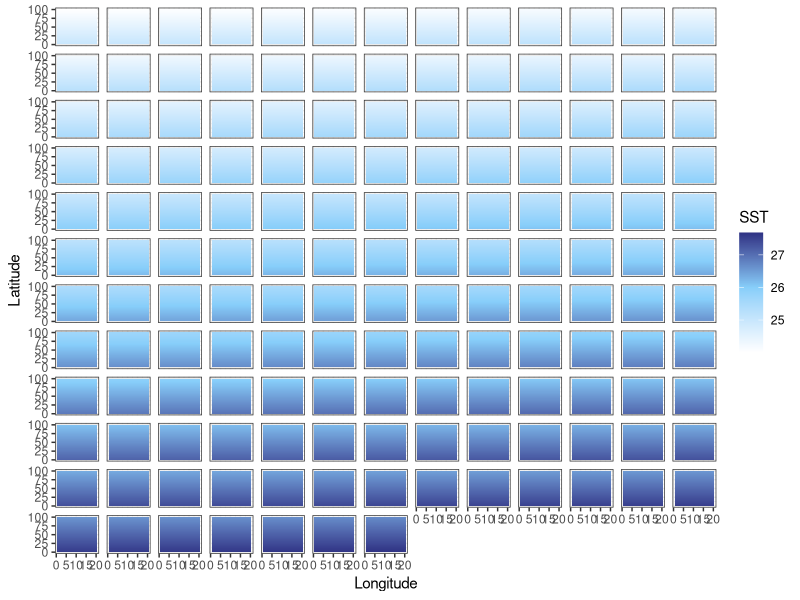
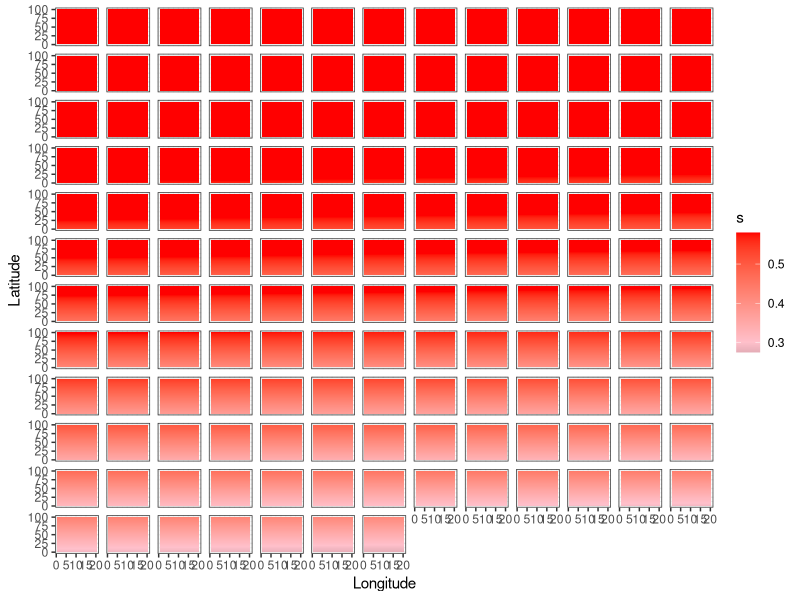
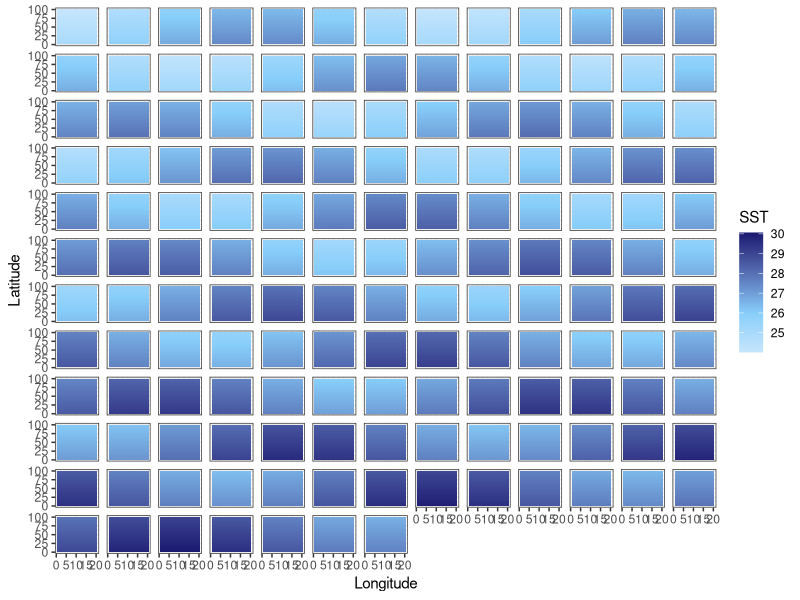
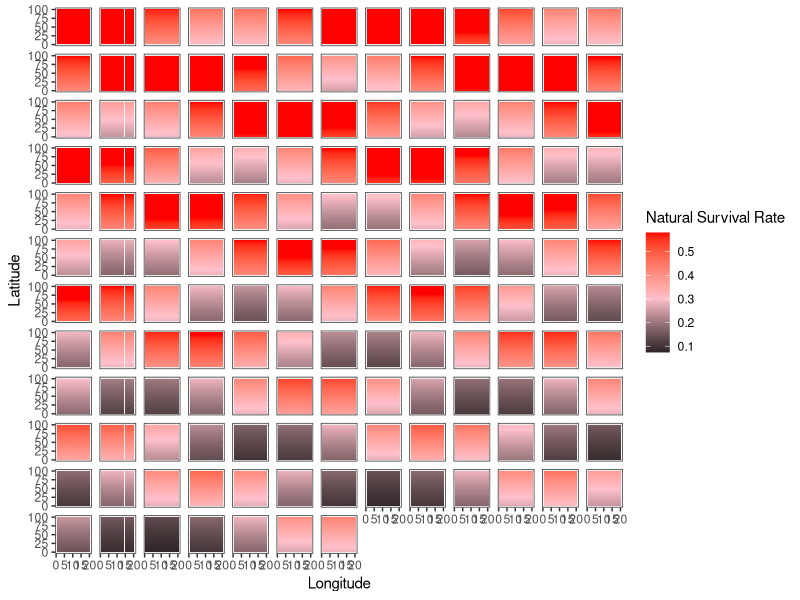
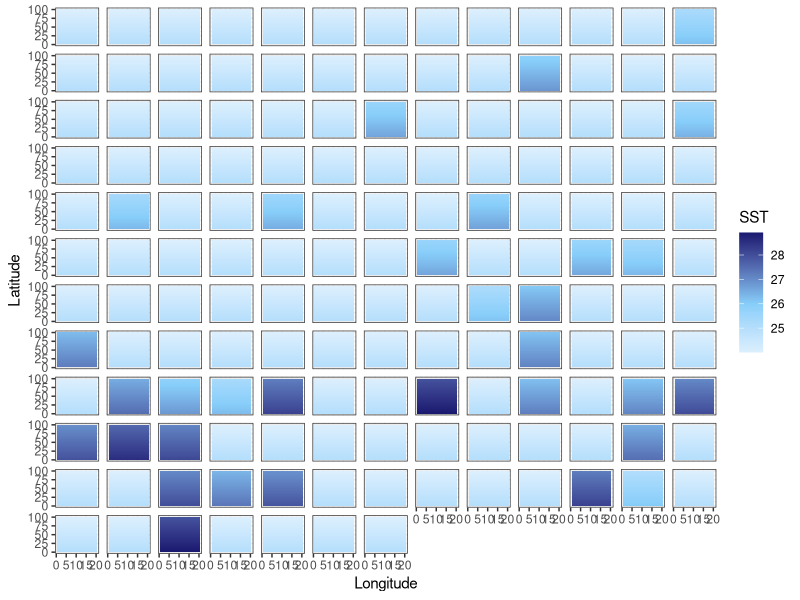

Here is the R script that generated these plots, in order: (Note: a time limit stopped this script after it produced the figures.)
library(tidyverse)
library(here)

addTaskCallback(function(...) {set.seed(42);TRUE})
options(warn=-1)

years = 150
NS.patches = 100
EW.patches = 20
opt.temp = 22

calc_temp_mortality <- function(SST, opt.temp, temp.range, s) {
  nat.m = array(0, c(nrow(SST), ncol(SST)))
  m = 1 - exp((-(SST[,] - opt.temp)^2)/(temp.range^2)) # temperature based mortality function from Walsworth et al.
  m = 1 - m
  nat.m = ifelse(m > s, s, m)
  return(nat.m)
}

# 0.5272924 26
# 0.3678794 27
# 0.2369278 28
# 0.1408584 29
# 0.0773    30
# 0.0391639 31
# 0.0183156 32



### UNCOMMENT FOR CONSTANT MEAN SHIFT SST
SST.patches.mean <- array(0, c(NS.patches, EW.patches, years))
start_SST = (opt.temp + 2) + NS.patches*0.01

for (i in 1:years) {
  SST = start_SST
  for (lat in 1:NS.patches) {
    SST.patches.mean[lat,,i] = SST
    SST = SST - 0.01
  }
  start_SST = start_SST + 0.018
}

### UNCOMMENT FOR ENSO VARIABLE MEAN SST
SST.patches.enso <- array(0, c(NS.patches, EW.patches, years))
start_SST = (opt.temp + 2) + NS.patches*0.01

t=seq(1,200,1)
enso.value = sin(.8*t) + 0.018

for (i in 1:years) {
  SST = start_SST
  for (lat in 1:NS.patches) {
    SST.patches.enso[lat,,i] = SST
    SST = SST - 0.01
  }
  start_SST = start_SST + enso.value[i]
}

### UNCOMMENT FOR SHOCK SST CHANGES
SST.patches.shock <- array(0, c(NS.patches, EW.patches, years))
start_SST = (opt.temp + 2) + NS.patches*0.01

for (i in 1:years) {
  heat_prob = runif(1, 0, 1)
  if ((i < 75 & heat_prob < 0.1) | (i >= 75 & heat_prob < 0.35)) {
    intensity <- runif(1, 1, ifelse(i < 75, 2, 4))
    SST = start_SST + intensity
  } else {
    SST = start_SST
  }
  for (lat in 1:NS.patches) {
    SST.patches.shock[lat,,i] = SST
    SST = SST - 0.01
  }
}

output_df_mean = data.frame() #create dataframe to hold results
output_df_enso = data.frame()
output_df_shock = data.frame()


# Mean --------------------------------------------------------------------

for(b in 1:years) {
  SSTdf_mean = SST.patches.mean[,,b] %>% 
    as.data.frame() 
  
  SSTdf_mean$lat = c(1:NS.patches)
  SSTdf_mean$year = paste0(b)
  
  output_df_mean = bind_rows(output_df_mean, SSTdf_mean)
}

SSTdf_mean = output_df_mean %>% 
  pivot_longer(V1:V20,
               names_to = "lon",
               values_to = "sst") %>% 
  mutate(lon = case_when(
    lon == "V1" ~ 1,
    lon == "V2" ~ 2,
    lon == "V3" ~ 3,
    lon == "V4" ~ 4,
    lon == "V5" ~ 5,
    lon == "V6" ~ 6,
    lon == "V7" ~ 7,
    lon == "V8" ~ 8,
    lon == "V9" ~ 9,
    lon == "V10" ~ 10,
    lon == "V11" ~ 11,
    lon == "V12" ~ 12,
    lon == "V13" ~ 13,
    lon == "V14" ~ 14,
    lon == "V15" ~ 15,
    lon == "V16" ~ 16,
    lon == "V17" ~ 17,
    lon == "V18" ~ 18,
    lon == "V19" ~ 19,
    lon == "V20" ~ 20
    )) %>% 
  mutate(year = as.numeric(year))

mt = ggplot(SSTdf_mean, aes(lon, lat, fill = sst)) +
  geom_tile() +
  labs(x = "Longitude", y = "Latitude", fill = "SST") +
  theme_bw() +
  scale_fill_gradient2(low = "white", high = "midnightblue", mid = "lightskyblue", midpoint = 26) +
  facet_wrap(~year) + 
  theme(
    strip.background = element_blank(),
    strip.text.x = element_blank())

SSTdf_mean = SSTdf_mean %>% 
  mutate(mortality = 1 - (1 - exp((-(sst - 22)^2)/(5^2)))) %>% 
  mutate(survival = ifelse(mortality > 0.58, 0.58, mortality))

mm = ggplot(SSTdf_mean, aes(lon, lat, fill = survival)) +
  geom_tile() +
  labs(x = "Longitude", y = "Latitude", fill = "s") +
  theme_bw() +
  scale_fill_gradient2(low = "black", high = "red", mid = "pink", midpoint = .3) +
  facet_wrap(~year) + 
  theme(
    strip.background = element_blank(),
    strip.text.x = element_blank())

# ENSO --------------------------------------------------------------------

for(b in 1:years) {
  SSTdf_enso = SST.patches.enso[,,b] %>% 
    as.data.frame() 
  
  SSTdf_enso$lat = c(1:NS.patches)
  SSTdf_enso$year = paste0(b)
  
  output_df_enso = bind_rows(output_df_enso, SSTdf_enso)
}

SSTdf_enso = output_df_enso %>% 
  pivot_longer(V1:V20,
               names_to = "lon",
               values_to = "sst") %>% 
  mutate(lon = case_when(
    lon == "V1" ~ 1,
    lon == "V2" ~ 2,
    lon == "V3" ~ 3,
    lon == "V4" ~ 4,
    lon == "V5" ~ 5,
    lon == "V6" ~ 6,
    lon == "V7" ~ 7,
    lon == "V8" ~ 8,
    lon == "V9" ~ 9,
    lon == "V10" ~ 10,
    lon == "V11" ~ 11,
    lon == "V12" ~ 12,
    lon == "V13" ~ 13,
    lon == "V14" ~ 14,
    lon == "V15" ~ 15,
    lon == "V16" ~ 16,
    lon == "V17" ~ 17,
    lon == "V18" ~ 18,
    lon == "V19" ~ 19,
    lon == "V20" ~ 20
  )) %>% 
  mutate(year = as.numeric(year))

et = ggplot(SSTdf_enso, aes(lon, lat, fill = sst)) +
  geom_tile() +
  labs(x = "Longitude", y = "Latitude", fill = "SST") +
  theme_bw() +
  scale_fill_gradient2(low = "white", high = "midnightblue", mid = "lightskyblue", midpoint = 26) +
  facet_wrap(~year) + 
  theme(
    strip.background = element_blank(),
    strip.text.x = element_blank())

SSTdf_enso = SSTdf_enso %>% 
  mutate(mortality = 1 - (1 - exp((-(sst - 22)^2)/(5^2)))) %>% 
  mutate(survival = ifelse(mortality > 0.58, 0.58, mortality))

em = ggplot(SSTdf_enso, aes(lon, lat, fill = survival)) +
  geom_tile() +
  labs(x = "Longitude", y = "Latitude", fill = "Natural Survival Rate") +
  theme_bw() +
  scale_fill_gradient2(low = "black", high = "red", mid = "pink", midpoint = .3) +
  facet_wrap(~year) + 
  theme(
    strip.background = element_blank(),
    strip.text.x = element_blank())

# shock -------------------------------------------------------------------

for(b in 1:years) {
  SSTdf_shock = SST.patches.shock[,,b] %>% 
    as.data.frame() 
  
  SSTdf_shock$lat = c(1:NS.patches)
  SSTdf_shock$year = paste0(b)
  
  output_df_shock = bind_rows(output_df_shock, SSTdf_shock)
}

SSTdf_shock = output_df_shock %>% 
  pivot_longer(V1:V20,
               names_to = "lon",
               values_to = "sst") %>% 
  mutate(lon = case_when(
    lon == "V1" ~ 1,
    lon == "V2" ~ 2,
    lon == "V3" ~ 3,
    lon == "V4" ~ 4,
    lon == "V5" ~ 5,
    lon == "V6" ~ 6,
    lon == "V7" ~ 7,
    lon == "V8" ~ 8,
    lon == "V9" ~ 9,
    lon == "V10" ~ 10,
    lon == "V11" ~ 11,
    lon == "V12" ~ 12,
    lon == "V13" ~ 13,
    lon == "V14" ~ 14,
    lon == "V15" ~ 15,
    lon == "V16" ~ 16,
    lon == "V17" ~ 17,
    lon == "V18" ~ 18,
    lon == "V19" ~ 19,
    lon == "V20" ~ 20
  )) %>% 
  mutate(year = as.numeric(year))

st = ggplot(SSTdf_shock, aes(lon, lat, fill = sst)) +
  geom_tile() +
  labs(x = "Longitude", y = "Latitude", fill = "SST") +
  theme_bw() +
  scale_fill_gradient2(low = "white", high = "midnightblue", mid = "lightskyblue", midpoint = 26) +
  facet_wrap(~year) + 
  theme(
    strip.background = element_blank(),
    strip.text.x = element_blank())

SSTdf_shock = SSTdf_shock %>% 
  mutate(mortality = 1 - (1 - exp((-(sst - 22)^2)/(5^2)))) %>% 
  mutate(survival = ifelse(mortality > 0.58, 0.58, mortality))

sm = ggplot(SSTdf_shock, aes(lon, lat, fill = survival)) +
  geom_tile() +
  labs(x = "Longitude", y = "Latitude", fill = "Natural Survival Rate") +
  theme_bw() +
  scale_fill_gradient2(low = "black", high = "red", mid = "pink", midpoint = .3) +
  facet_wrap(~year) + 
  theme(
    strip.background = element_blank(),
    strip.text.x = element_blank())

ggsave(mt, file=paste0("mean_temp.pdf"), path = here("figs", "climate"), height = 10, width = 15)
ggsave(mm, file=paste0("mean_mortality.pdf"), path = here("figs", "climate"), height = 10, width = 15)
ggsave(et, file=paste0("enso_temp.pdf"), path = here("figs", "climate"), height = 10, width = 15)
ggsave(em, file=paste0("enso_mortality.pdf"), path = here("figs", "climate"), height = 10, width = 15)
ggsave(st, file=paste0("shock_temp.pdf"), path = here("figs", "climate"), height = 10, width = 15)
ggsave(sm, file=paste0("shock_mortality.pdf"), path = here("figs", "climate"), height = 10, width = 15)
